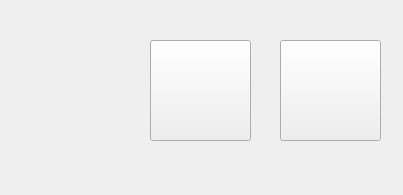
<?xml version="1.0" encoding="UTF-8"?>
<ui version="4.0">
 <class>Form</class>
 <widget class="QWidget" name="Form">
  <property name="geometry">
   <rect>
    <x>0</x>
    <y>0</y>
    <width>403</width>
    <height>195</height>
   </rect>
  </property>
  <property name="minimumSize">
   <size>
    <width>403</width>
    <height>195</height>
   </size>
  </property>
  <property name="maximumSize">
   <size>
    <width>403</width>
    <height>195</height>
   </size>
  </property>
  <property name="windowTitle">
   <string>Form</string>
  </property>
  <widget class="QPushButton" name="btn_foto_de_perfil_bola">
   <property name="geometry">
    <rect>
     <x>20</x>
     <y>40</y>
     <width>101</width>
     <height>101</height>
    </rect>
   </property>
   <property name="cursor">
    <cursorShape>PointingHandCursor</cursorShape>
   </property>
   <property name="styleSheet">
    <string notr="true">
border-radius: 5px;</string>
   </property>
   <property name="text">
    <string/>
   </property>
   <property name="icon">
    <iconset resource="GitHub/Estoque-Medico/QRC_login.qrc">
     <normaloff>:/imagens/imagens/perfil_bola.png</normaloff>:/imagens/imagens/perfil_bola.png</iconset>
   </property>
   <property name="iconSize">
    <size>
     <width>124</width>
     <height>89</height>
    </size>
   </property>
  </widget>
  <widget class="QPushButton" name="btn_foto_de_perfil_gato">
   <property name="geometry">
    <rect>
     <x>150</x>
     <y>40</y>
     <width>101</width>
     <height>101</height>
    </rect>
   </property>
   <property name="cursor">
    <cursorShape>PointingHandCursor</cursorShape>
   </property>
   <property name="text">
    <string/>
   </property>
   <property name="icon">
    <iconset resource="GitHub/Estoque-Medico/QRC_login.qrc">
     <normaloff>:/imagens/imagens/foto_pefil_gato.png</normaloff>:/imagens/imagens/foto_pefil_gato.png</iconset>
   </property>
   <property name="iconSize">
    <size>
     <width>102</width>
     <height>119</height>
    </size>
   </property>
  </widget>
  <widget class="QPushButton" name="btn_foto_de_perfil_cachorro">
   <property name="geometry">
    <rect>
     <x>280</x>
     <y>40</y>
     <width>101</width>
     <height>101</height>
    </rect>
   </property>
   <property name="cursor">
    <cursorShape>PointingHandCursor</cursorShape>
   </property>
   <property name="text">
    <string/>
   </property>
   <property name="icon">
    <iconset resource="GitHub/Estoque-Medico/QRC_login.qrc">
     <normaloff>:/imagens/imagens/cachorro_perfil.png</normaloff>:/imagens/imagens/cachorro_perfil.png</iconset>
   </property>
   <property name="iconSize">
    <size>
     <width>103</width>
     <height>104</height>
    </size>
   </property>
  </widget>
 </widget>
 <resources>
  <include location="GitHub/Estoque-Medico/QRC_login.qrc"/>
 </resources>
 <connections/>
</ui>
